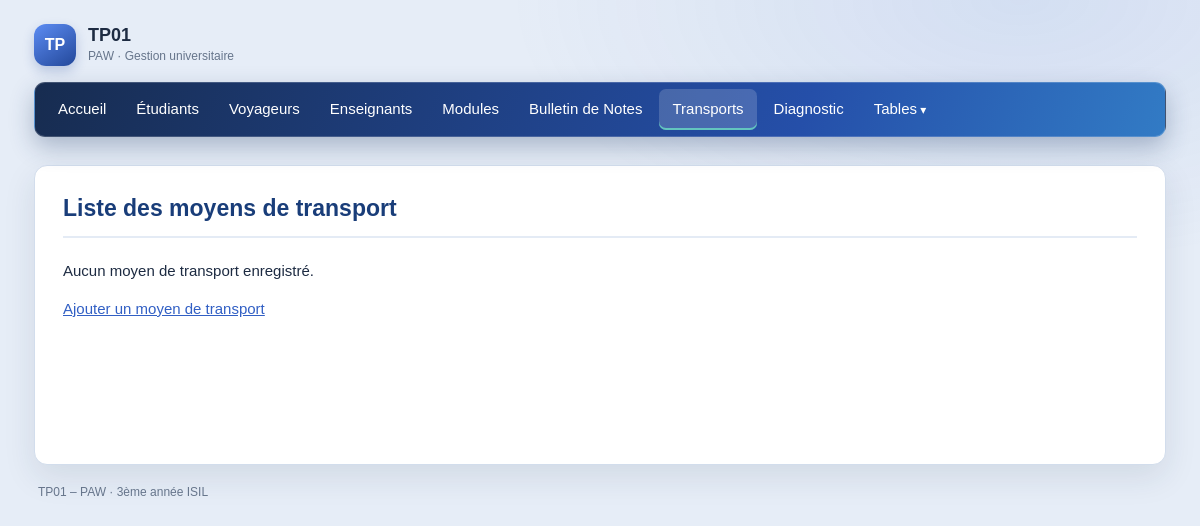
The app's page /transport/liste.php, older data.
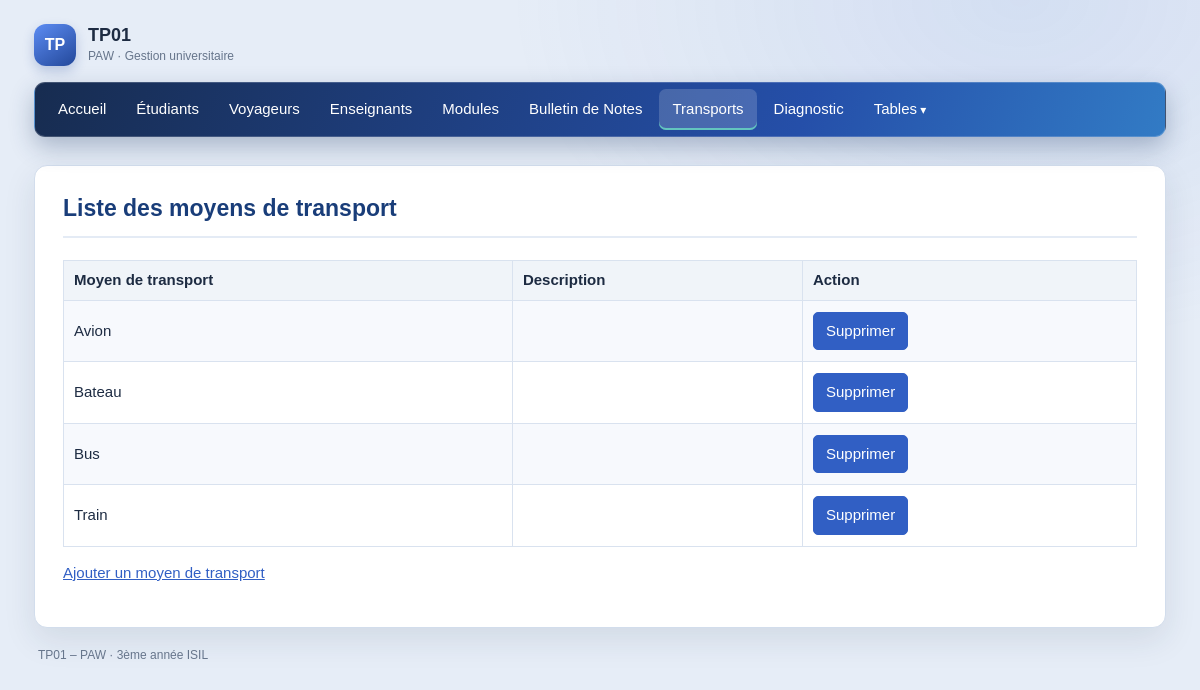
The same page, newer data.
### tables this page shows
CREATE TABLE IF NOT EXISTS moyen_transport (
  libelle      VARCHAR(20)  NOT NULL PRIMARY KEY,
  description  VARCHAR(500) NOT NULL DEFAULT ''
);

### includes/fonctions.php (called while the page is built, shortened)
<?php
function h($texte): string
{
    return htmlspecialchars((string)$texte, ENT_QUOTES, 'UTF-8');
}

### transport/liste.php (the view, shortened to what this page needs)
<?php
require_once __DIR__ . '/../config/database.php';
require_once __DIR__ . '/../includes/fonctions.php';
$stmt = $pdo->prepare('SELECT libelle, description FROM moyen_transport ORDER BY libelle');
$stmt->execute();
$transports = $stmt->fetchAll();
require __DIR__ . '/../includes/header.php';
?>
<?php if (!$transports): ?>
    <p>Aucun moyen de transport enregistré.</p>
<?php else: ?>
    <table class="liste">
        <tr><th>Moyen de transport</th><th>Description</th><th>Action</th></tr>
        <?php foreach ($transports as $transport): ?>
            <tr>
                <td><?= h($transport['libelle']) ?></td>
                <td><?= h($transport['description']) ?></td>
                <td>
                    <form method="post" action="supprimer.php" onsubmit="return confirm('Supprimer ce moyen de transport ?');">
                        <button type="submit">Supprimer</button>
                    </form>
                </td>
            </tr>
        <?php endforeach; ?>
    </table>
<?php endif; ?>
<p><a href="transport.php">Ajouter un moyen de transport</a></p>
<?php require __DIR__ . '/../includes/footer.php'; ?>

Row changes from the older to the newer data that the page shows:
added moyen_transport: libelle "Avion"
added moyen_transport: libelle "Bateau"
added moyen_transport: libelle "Bus"
added moyen_transport: libelle "Train"
Text that changed along with them:
text no longer shown: "Aucun moyen de transport enregistré."
text now shown: "Moyen de transport Description Action"
